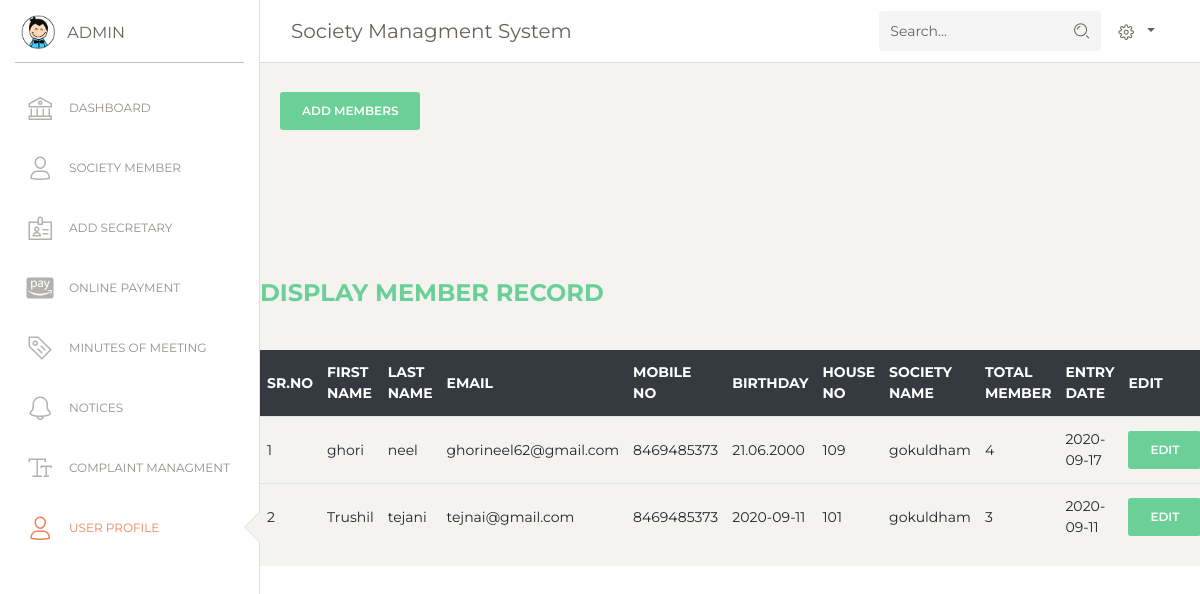
/SMS/admin/dashboard/society_member.php, run on the app's committed database.
### tables this page shows
CREATE TABLE `user_entry` (
  `user_id` int(10) NOT NULL,
  `first_name` varchar(50) NOT NULL,
  `last_name` varchar(50) NOT NULL,
  `e_mail` varchar(50) NOT NULL,
  `mobile_no` varchar(50) NOT NULL,
  `b_date` varchar(50) NOT NULL,
  `house_id` int(100) NOT NULL,
  `society_name` varchar(50) NOT NULL,
  `total_member` int(10) NOT NULL,
  `password` varchar(50) NOT NULL,
  `user_photo` varchar(200) NOT NULL,
  `entry_date` varchar(50) NOT NULL,
  `account_type` varchar(15) NOT NULL
);

### SMS/admin/dashboard/society_member.php (the view, shortened to what this page needs)
<!DOCTYPE html>
<html lang="en">
<head>
  <link href="https://maxcdn.bootstrapcdn.com/font-awesome/latest/css/font-awesome.min.css" rel="stylesheet">
  <link href="../assets/css/bootstrap.min.css" rel="stylesheet" />
  <link href="../assets/css/paper-dashboard.css?v=2.0.1" rel="stylesheet" />
  <link href="../assets/demo/demo.css" rel="stylesheet" />
</head>
<body class="">
  <div class="wrapper ">
    <div class="sidebar" data-color="white" data-active-color="danger">
      <div class="logo">
        <a href="https://www.creative-tim.com" class="simple-text logo-mini">
          <div class="logo-image-small">
            <img src="../assets/img/logo-small.png">
          </div>
        </a>
        <a href="https://www.creative-tim.com" class="simple-text logo-normal">
          Admin
        </a>
      </div>
      <div class="sidebar-wrapper">
      <?php  include "side_menu_admin.php"?>
      </div>
    </div>
    <div class="main-panel">
      <nav class="navbar navbar-expand-lg navbar-absolute fixed-top navbar-transparent">
        <div class="container-fluid">
          <div class="navbar-wrapper">
            <a class="navbar-brand" href="javascript:;">Society Managment System</a>
          </div>
          <div class="collapse navbar-collapse justify-content-end" id="navigation">
            <form>
              <div class="input-group no-border">
                <input type="text" value="" class="form-control" placeholder="Search...">
                <div class="input-group-append">
                  <div class="input-group-text">
                    <i class="nc-icon nc-zoom-split"></i>
                  </div>
                </div>
              </div>
            </form>
            <?php include "nav_bar_admin.php"?>
          </div>
        </div>
      </nav>
<div>
<button type="button" class="btn btn-success mt-27" data-toggle="modal" data-target="#myModal">
 ADD MEMBERS
</button>
</div>
<div class="res-table">
<table class="table" >
	<thead class="thead-dark" >
<h4 class="text-success font-weight-bold py-4" >DISPLAY MEMBER RECORD</h4></td>
	<tr>
    <th>Sr.No</th>
	  <th>First Name</th>
  	<th>Last Name</th>
    <th>Email</th>
    <th>Mobile no</th>
    <th>Birthday</th>
    <th>House No</th>
    <th>Society Name</th>
	  <th>Total Member</th>
    <th>Entry Date</th>
	  <th>Edit</th>
	</tr>
<?php
include "connection.php";
$displayquery="select * from user_entry";
$result = mysqli_query($conn,$displayquery);
if(mysqli_num_rows($result)>0){
  $number=1;
	while ($row=mysqli_fetch_array($result)) {
echo	'<tr>';
echo '<td>'.$number.'</td>';
  echo '<td>'.$row['first_name'].'</td>';
   echo '<td>'.$row['last_name'].'</td>';
    echo '<td>'.$row['e_mail'].'</td>';
     echo '<td>'.$row['mobile_no'].'</td>';
      echo '<td>'.$row['b_date'].'</td>';
     echo '<td>'.$row['house_id'].'</td>';
    echo '<td>'.$row['society_name'].'</td>';
   echo '<td>'.$row['total_member'].'</td>';
     echo '<td>'.$row['entry_date'].'</td>';
      echo '<td><a href="edit_user_detail.php?id='.$row['user_id'].'">
      <button type="button" class="btn btn-success editbtn">
      Edit</button></a></td>';
echo'</tr>';
$number++;
}
 }?>
</thead>
</table>
</div>
	</body>
	</html>
</body>
</html>

### data on the page
user_entry: first_name "ghori", last_name "neel", e_mail "ghorineel62@gmail.com", mobile_no "8469485373", b_date "21.06.2000", house "109", society_name "gokuldham", total_member "4", entry_date "2020-09-17"
user_entry: first_name "Trushil", last_name "tejani", e_mail "tejnai@gmail.com", mobile_no "8469485373", b_date "2020-09-11", house "101", society_name "gokuldham", total_member "3", entry_date "2020-09-11"
